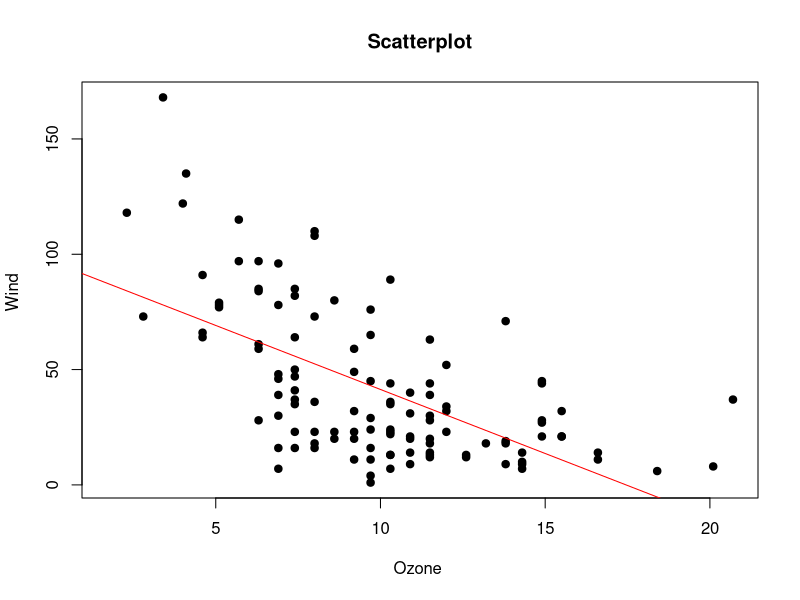

Write R code to recreate this figure.
## ---- chunk 1
knitr::opts_chunk$set(echo = TRUE)
## ---- chunk 2
mydata = airquality
head(mydata)
lm(formula = Ozone ~ Wind, data = mydata)
attach(mydata)
plot(Wind, Ozone, main="Scatterplot", 
  	xlab="Ozone ", ylab="Wind ", pch=19)
abline(lm(formula = Ozone ~ Wind, data = mydata), col="red") # regression line (y~x) 
